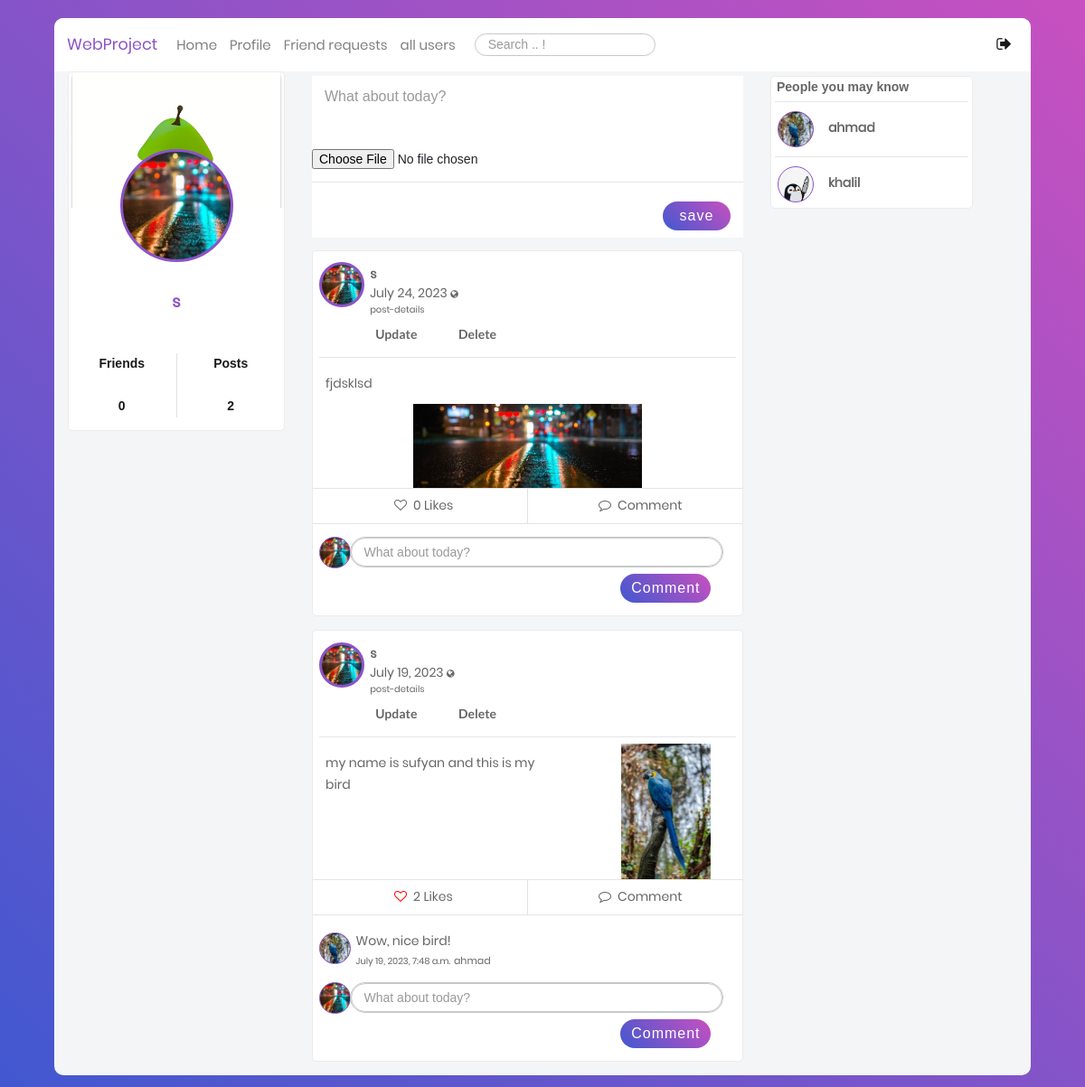
Page /blog/ (signed in) on the committed database.
### users/models.py (models this page shows, shortened)
class Profile(models.Model):
    user = models.OneToOneField(User, on_delete=models.CASCADE)
    image = models.ImageField(default='default.jpg', upload_to='profile_pics')
    bgimage = models.ImageField(default='default.jpg', upload_to='bg_pics')
    friends = models.ManyToManyField(User, blank=True, related_name='friends')
    slug = models.SlugField(unique=True,default=uuid.uuid1)
    forget_password_token= models.CharField(max_length=100)
    updated = models.DateTimeField( auto_now=True)
    created = models.DateTimeField( auto_now_add=True)
    objects = ProfileManager()
    def __str__(self):
        return f"{self.user.username}-{self.created.strftime('%d-%m-%Y')}"
    def get_friends(self):
        return self.friends.all()
    def get_friends2(self):
        return self.user.friends.all()
    def get_friends_no(self):
        return self.friends.all().count()
    def get_posts_no(self):
        return self.posts.all().count()

### blog/models.py (models this page shows, shortened)
class Post(models.Model):
    content = models.TextField()
    date_posted = models.DateTimeField(default = timezone.now)
    author = models.ForeignKey(User,on_delete=models.CASCADE)
    post_image = models.ImageField(null=True, blank=True, upload_to="images/")
    liked = models.ManyToManyField(Profile, blank=True, related_name='likes')
    updated = models.DateTimeField( auto_now=True)
    created = models.DateTimeField( auto_now_add=True)
    author = models.ForeignKey(Profile, on_delete=models.CASCADE, related_name='posts')
    def num_likes(self):
        return self.liked.all().count()
    class Meta:
        ordering = ('-created',)

class Comment(models.Model):
    user = models.ForeignKey(Profile, on_delete=models.CASCADE)
    post = models.ForeignKey(Post, on_delete=models.CASCADE)
    body = models.CharField(max_length=300)
    liked = models.ManyToManyField(Post, blank=True, related_name='likes')
    updated = models.DateTimeField(auto_now=True)
    created = models.DateTimeField(auto_now_add=True)

### blog/views.py (the view, shortened to what this page needs)
# urls.py: path('', views.home, name="blog-home"),
@login_required
def home(request):
    ordering = ["-date_posted"]
    profile = Profile.objects.get(user=request.user)
    nopro = Profile.objects.exclude(user=request.user)
    a = Profile.objects.all()
    a = set(a)
    b = set(profile.get_friends2())
    c = a.difference(b)
    print(type(a))
    print(type(b))
    print(type(c))
    print(a)
    print(b)
    print( bool(c) )
    p_form = PostModelForm()
    c_form = CommentModelForm()
    post_added = False
    context = {
        "posts": Post.objects.all().order_by("-date_posted"),
        "user": request.user,
        "pos": profile.get_posts_no,
        "im": Profile.objects.filter(user=request.user),
        "profile": profile,
        "friends": profile.get_friends(),
        "nofriend": c,
        "p_form": p_form,
        "c_form": c_form,
        "post_added": post_added,
    }
    return render(request, "blog/home.html", context)

### blog/templates/blog/home.html (shortened to what this page needs)
{% extends "blog/base.html" %} {% load static %}
    {% block content %}
    <div class="container mt-5" style="width: 75%;">
      <div class="row" style="width: 130%;">
        <div class="col-sm-6 mobile-hidden">
          <div
            style="
              background-color: white;
              padding-bottom: 7%;
              margin-bottom: 3%;
            "
          >
            <form method="POST" action="" enctype="multipart/form-data" >
              {% csrf_token %} {{p_form.content}} {{ p_form.post_image }}
              <hr />
              <div class="action p-2 pr-3">
                <button
                  name="submit_p_form"
                  type="submit"
                  class="float-r p-2 fs-16 post"
                >
                  save
                </button>
              </div>
            </form>
          </div>
          {% include 'blog/post-list.html' %}
        </div>
    {% if nofriend|length != 1  %}
        <div class="col-3 mobile-hidden">
          <div class="main-block">
            <div class="row">
              <div class="col pl-4">
                <p class="fs-14 font-cairo font-weight-600">
                  People you may know
                </p>
              </div>
            </div>
            {% for friend in nofriend %}
            {% if friend.user.username != user.username %}
            <hr class="m-1" />
            <div class="row">
              <div class="col-3">
                <div class="pt-2 pl-2 d-inline-block">
                  <div
                    class="Profile-Picture"
                    style="background: url('{{ friend.image.url }}');width: 40px;height: 40px;    border: 1.5px solid #8B54C7; "
                  ></div>
                </div>
              </div>
              <div class="col">
                <div class="UserName d-inline-block mt-3">
                  <p>
                    <a
                      href="{% url 'profile-detail-view' friend.slug %}"
                      class="font-weight-bold"
                      >{{ friend.user }}</a
                    >
                  </p>
                </div>
              </div>
            </div>
            {% endif %}
            {% endfor %}
            {% endif %}
          </div>
        </div>
      </div>
    </div>
    {% endblock content %}

### blog/templates/blog/base.html (shortened to what this page needs)
{% load static %}
<!DOCTYPE html>
<html class="no-js" lang="en">
  <head>
             <link
      rel="stylesheet"
      type="text/css"
      href="https://cdnjs.cloudflare.com/ajax/libs/semantic-ui/2.2.14/semantic.min.css"
    />
    <link
      rel="stylesheet"
      href="{% static 'blog/css/vendor/bootstrap.min.css' %} "
    />
    <link
      rel="stylesheet"
      href="{% static 'blog/css/vendor/font-awesome.min.css' %}"
    />
    <link rel="stylesheet" href="{% static 'blog/css/vendor/animate.css' %}" />
    <link
      rel="stylesheet"
      href="{% static 'blog/css/vendor/hamburgers.min.css' %}"
    />
    <link rel="stylesheet" href="{% static 'blog/css/util.css' %}" />
    <link rel="stylesheet" href="{% static 'blog/css/normalize.css' %}" />
    <link rel="stylesheet" href="{% static 'blog/css/main.css' %}" />
  </head>
  <body>
    <div class="limiter">
      <div class="container-login100" style="align-items: flex-start;">
        <div class="wrap-main">
          <div class="container-fluid">
            <div class="row">
              <nav class="navbar navbar-expand-lg navbar-light bgwhite">
                <a
                  class="navbar-brand ProjectColor"
                  href="{% url 'blog-home' %}"
                  >WebProject</a
                >
                <div
                  class="collapse navbar-collapse"
                  id="navbarSupportedContent"
                >
                  <ul class="navbar-nav mr-auto">
                    <li class="nav-item ">
                      <a class="nav-link fs-15" href="{% url 'blog-home' %}"
                        >Home <span class="sr-only">(current)</span></a
                      >
                    </li>
                    <li class="nav-item">
                      <a class="nav-link fs-15" href="{% url 'profile' %}"
                        >Profile</a
                      >
                    </li>
                    <li class="nav-item">
                      <a
                        class="nav-link fs-15"
                        href="{% url 'my-invites-view' %}"
                        >Friend requests</a
                      >
                    </li>
                    <li class="nav-item">
                      <a
                        class="nav-link fs-15"
                        href="{% url 'all-profiles-view' %}"
                        >all users</a
                      >
                    </li>
                    <li class="nav-item pt-2 pl-3">
                      <form
                        action="{% url 'search' %}"
                        method="POST"
                        id="search"
                      >
                        <input
                          type="search"
                          name="searched"
                          class="p-1 fs-14 pl-3 input-border"
                          placeholder="Search .. !"
                        />
                      </form>
                    </li>
                  </ul>
                  <div class="form-inline my-2 my-lg-0">
                    <ul class="navbar-nav mr-auto">
                      <li class="nav-item active">
                        <a
                          class="nav-link fs-18"
                          href="{% url 'blog-logout' %}"
                          data-toggle="tooltip"
                          data-placement="top"
                          ><i class="fa fa-sign-out" aria-hidden="true"></i
                        ></a>
                      </li>
                    </ul>
                  </div>
                </div>
              </nav>
              <div class="col-sm-3 mobile-hidden">
          <div class="main-block">
            <div
              class="coverPicture"
              style="background: url('{{ user.profile.bgimage.url }}');"
            ></div>
            <div
              class="profilePicture"
              style="background: url('{{ user.profile.image.url }}');"
            ></div>
            <div class="FullName text-center fs-18 ProjectColor">
              {{ user }}
            </div>
            <div class="row statistic text-center fs-16 p-3">
              <div class="col">
                <p>Friends</p>
                <br />
                <p>{{ user.profile.get_friends_no }}</p>
              </div>
              <div class="col border-left">
                <p>Posts</p>
                <br />
                <p>{{ user.profile.get_posts_no }}</p>
              </div>
            </div>
          </div>
        </div>
        {% block content %} {% endblock content %}
            </div>
          </div>
        </div>
      </div>
    </div>
  </body>
</html>

### blog/templates/blog/post-list.html (shortened to what this page needs)
{% for post in posts %} {% if post.author.user in friends or post.author.user == user %}
<div class="main-block post-with-photo" id="post-list">
  <div class="Post-Box">
    <div class="header row">
      <div class="col-1" style="padding-right: 12.5%; padding-top: 1%;">
        <div class="pt-2 pl-2 d-inline-block">
          <div
            class="Profile-Picture"
            style="background: url('{{ post.author.image.url }}') "
          ></div>
        </div>
      </div>
      <div class="col-8 p-l-0">
        <div class="UserName d-inline-block mt-3">
          <p>
            <a
              href="{% url 'profile-detail-view' post.author.slug %}"
              class="font-weight-bold"
              >{{ post.author.user }}</a
            >
          </p>
          <p class="lh-1-2">
            {{ post.date_posted|date:"F d, Y" }}
            <i
              class="fa fa-globe fs-10"
              data-toggle="tooltip"
              data-placement="top"
              title="Public"
            ></i>
            <br />
            <a href=" {%url 'post-detail' post.id %} " class="fs-10"
              >post-details</a
            >
          </p>
        </div>
        <div class="row">
          {% if request.user == post.author.user %}
          <a href="{% url 'post-update' post.pk %}"
            ><button class="ui button bwhite-lg">Update</button></a
          >
          <a href="{% url 'post-delete' post.pk %}"
            ><button class="ui button bwhite-lg">Delete</button></a
          >
          {% endif %}
        </div>
      </div>
    </div>
    <hr class="m-2" />
    <div class="body row">
      <div class="details col">
        <p class="px-3" style="padding: 10px">{{ post.content }}</p>
      </div>
      {% if post.post_image %}
      <div style="text-align: center">
        <img
          src="{{ post.post_image.url }}"
          alt=""
          style="max-width: 50%; height: auto"
        />
      </div>
      {% endif %}
    </div>
    <hr class="mt-0 mb-0" />
    <div class="footer">
      <div class="row action-btn">
        <div class="col">
          <form method="POST" action="{% url 'like-post-view' %}">
            {% if profile not in post.liked.all %}
            <button
              style="
                background-color: transparent;
                border: none;
                box-shadow: none;
              "
              type="submit"
            >
              <p class="py-2 footer-btn" style="padding-left: 90px">
                <i class="fa fa-heart-o" aria-hidden="true"></i>
                <span class="px-1"> {{ post.num_likes }} Likes</span>
              </p>
            </button>
            {% else %}
            <button
              style="
                background-color: transparent;
                border: none;
                box-shadow: none;
              "
              type="submit"
            >
              <p class="py-2 footer-btn" style="padding-left: 90px">
                <i
                  class="fa fa-heart-o"
                  aria-hidden="true"
                  style="color: red"
                ></i>
                <span class="px-1"> {{ post.num_likes }} Likes</span>
              </p>
            </button>
            {% endif %}
          </form>
        </div>
        <div class="col border-left">
          <p class="py-2 footer-btn text-center">
            <i class="fa fa-comment-o" aria-hidden="true"></i>
              <span class="px-1"> Comment</span>
          </p>
        </div>
      </div>
      <hr class="mt-0 mb-2" />
      <div class="row comment-list">
        {% for c in post.comment_set.all %}
        <div class="add-comment col-12 pt-0">
          <div class="row">
            <div class="col-1" style="padding-right: 11%; padding-top: 1%;">
              <div class="pt-2 pl-2 d-inline-block">
                <div
                  class="Profile-Picture-Comment"
                  style="background: url('{{ c.user.image.url }}'); "
                ></div>
              </div>
            </div>
            <div>
              <div class="row pr-2 pt-2 pb-2 pl-0" style="width:400%;">
                <div class="col pl-0">
                  <p class="pt-1 pl-2 pb-0 fs-14">{{c.body}}</p>
                  <p class="p-0 pl-2 fs-10">
                    <span class="fs-10" style="margin-right: 0.2%;">{{ c.created }}</span>
                    <span  >
                      <a
                        href="{% url 'profile-detail-view' c.user.slug %}"
                        class="fs-11"
                        >{{ c.user.user }}</a
                      ></span
                    >
                    <br>
                  </p>
                </div>
              </div>
            </div>
          </div>
        </div>
        {% endfor %}
        <div class="add-comment col-12 pb-2">
          <div class="row">
            <div class="col-1" style="padding-right: 11%">
              <div class="pt-2 pl-2 d-inline-block">
                <div
                  class="Profile-Picture-Comment"
                  style="background: url('{{ user.profile.image.url }}'); "
                ></div>
              </div>
            </div>
            <div class="bruh-box col-10 pl-0">
              <div class="row pr-2 pt-2 pb-2 pl-0">
                <div class="col pl-0">
                  <form method="POST" action="" enctype="multipart/form-data" id="f" name="f">
                    <div
                      style="
                        border-radius: 25px;
                        border: 1px solid #c6c8ca;
                        width: 100%;
                      "
                    >
                      {{c_form}}
                    </div>
                    <div class="action p-2 pr-3">
                      <button
                        type="submit"
                        class="float-r p-2 fs-16 post"
                        name="submit_c_form"
                        style="width: 100px"
                      >
                        Comment
                      </button>
                    </div>
                  </form>
                </div>
              </div>
            </div>
          </div>
        </div>
      </div>
    </div>
  </div>
</div>
{% endif %} {% endfor %}

### rows in the picture
Post: author.image (picture), author.user "s", date_posted "July 24, 2023", shows "Update", content "fjdsklsd", post_image (picture), num_likes "0", profile.image (picture)
Post: author.image (picture), author.user "s", date_posted "July 19, 2023", shows "Update", content "my name is sufyan and this is my bird", post_image (picture), num_likes "2", profile.image (picture)
Comment: user.image (picture), body "Wow, nice bird!", created "July 19, 2023, 7:48 a.m.", user.user "ahmad"
Profile: image (picture), user "ahmad"
Profile: image (placeholder picture), user "khalil"

### other values in the picture
{{ user }} "s"
{{ user.profile.get_friends_no }} "0"
{{ user.profile.get_posts_no }} "2"
